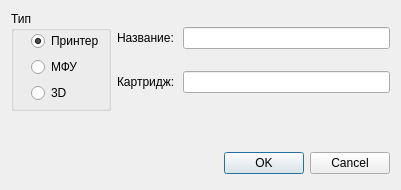
<?xml version="1.0" encoding="UTF-8"?>
<ui version="4.0">
 <class>PrinterCharcteristicDialog</class>
 <widget class="QDialog" name="PrinterCharcteristicDialog">
  <property name="geometry">
   <rect>
    <x>0</x>
    <y>0</y>
    <width>401</width>
    <height>190</height>
   </rect>
  </property>
  <property name="windowTitle">
   <string>PrinterCharacteristic</string>
  </property>
  <property name="modal">
   <bool>true</bool>
  </property>
  <layout class="QGridLayout" name="gridLayout">
   <item row="2" column="0" colspan="2">
    <layout class="QHBoxLayout">
     <property name="spacing">
      <number>6</number>
     </property>
     <property name="margin" stdset="0">
      <number>0</number>
     </property>
     <item>
      <spacer>
       <property name="orientation">
        <enum>Qt::Horizontal</enum>
       </property>
       <property name="sizeHint" stdset="0">
        <size>
         <width>131</width>
         <height>31</height>
        </size>
       </property>
      </spacer>
     </item>
     <item>
      <widget class="QPushButton" name="okButton">
       <property name="text">
        <string>OK</string>
       </property>
      </widget>
     </item>
     <item>
      <widget class="QPushButton" name="cancelButton">
       <property name="text">
        <string>Cancel</string>
       </property>
      </widget>
     </item>
    </layout>
   </item>
   <item row="0" column="0">
    <widget class="QGroupBox" name="groupBox">
     <property name="minimumSize">
      <size>
       <width>100</width>
       <height>100</height>
      </size>
     </property>
     <property name="title">
      <string>Тип</string>
     </property>
     <widget class="QWidget" name="layoutWidget">
      <property name="geometry">
       <rect>
        <x>20</x>
        <y>20</y>
        <width>73</width>
        <height>74</height>
       </rect>
      </property>
      <layout class="QVBoxLayout" name="verticalLayout">
       <item>
        <widget class="QRadioButton" name="radioButton">
         <property name="text">
          <string>Принтер</string>
         </property>
         <property name="checked">
          <bool>true</bool>
         </property>
        </widget>
       </item>
       <item>
        <widget class="QRadioButton" name="radioButton_2">
         <property name="text">
          <string>МФУ</string>
         </property>
        </widget>
       </item>
       <item>
        <widget class="QRadioButton" name="radioButton_3">
         <property name="text">
          <string>3D</string>
         </property>
        </widget>
       </item>
      </layout>
     </widget>
    </widget>
   </item>
   <item row="0" column="1">
    <layout class="QVBoxLayout" name="verticalLayout_2">
     <item>
      <layout class="QHBoxLayout" name="horizontalLayout">
       <item>
        <widget class="QLabel" name="label">
         <property name="minimumSize">
          <size>
           <width>60</width>
           <height>0</height>
          </size>
         </property>
         <property name="text">
          <string>Название:</string>
         </property>
        </widget>
       </item>
       <item>
        <widget class="QLineEdit" name="lineEdit"/>
       </item>
      </layout>
     </item>
     <item>
      <layout class="QHBoxLayout" name="horizontalLayout_2">
       <item>
        <widget class="QLabel" name="label_2">
         <property name="minimumSize">
          <size>
           <width>60</width>
           <height>0</height>
          </size>
         </property>
         <property name="text">
          <string>Картридж:</string>
         </property>
        </widget>
       </item>
       <item>
        <widget class="QLineEdit" name="lineEdit_2"/>
       </item>
      </layout>
     </item>
    </layout>
   </item>
   <item row="1" column="1">
    <spacer name="verticalSpacer">
     <property name="orientation">
      <enum>Qt::Vertical</enum>
     </property>
     <property name="sizeHint" stdset="0">
      <size>
       <width>20</width>
       <height>40</height>
      </size>
     </property>
    </spacer>
   </item>
  </layout>
 </widget>
 <resources/>
 <connections>
  <connection>
   <sender>okButton</sender>
   <signal>clicked()</signal>
   <receiver>PrinterCharcteristicDialog</receiver>
   <slot>accept()</slot>
   <hints>
    <hint type="sourcelabel">
     <x>278</x>
     <y>253</y>
    </hint>
    <hint type="destinationlabel">
     <x>96</x>
     <y>254</y>
    </hint>
   </hints>
  </connection>
  <connection>
   <sender>cancelButton</sender>
   <signal>clicked()</signal>
   <receiver>PrinterCharcteristicDialog</receiver>
   <slot>reject()</slot>
   <hints>
    <hint type="sourcelabel">
     <x>369</x>
     <y>253</y>
    </hint>
    <hint type="destinationlabel">
     <x>179</x>
     <y>282</y>
    </hint>
   </hints>
  </connection>
 </connections>
</ui>
